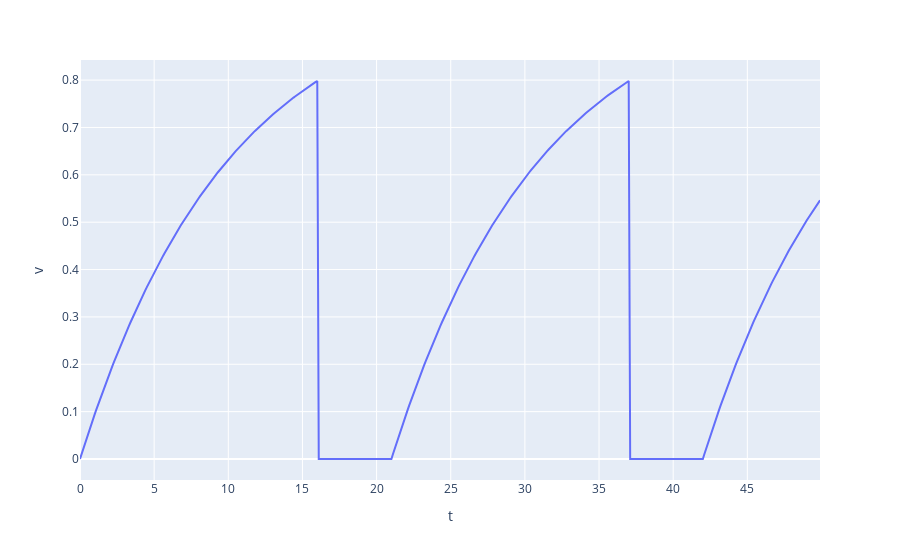

The notebook cell saved with this chart:
### Code cell
start_scope()

tau = 10*ms
#eqs0 = '''dv/dt = I_leak / Cm : volt
#                       I_leak = g_L*(E_L - v) : amp'''

#G0 = NeuronGroup(1, eqs0, threshold='v>0.8', reset='v = 0', refractory=5*ms, method='exact')


eqs = '''
dv/dt = (1-v)/tau : 1 (unless refractory)
'''

G = NeuronGroup(1, eqs, threshold='v>0.8', reset='v = 0', refractory=5*ms, method='exact')

statemon = StateMonitor(G, 'v', record=0)
spikemon = SpikeMonitor(G)

run(50*ms)

plot(statemon.t/ms, statemon.v[0])
df = pd.DataFrame({'v':statemon.v[0],'t':statemon.t/ms})

#df = px.data.gapminder().query("country=='Canada'")
fig = px.line(df, x="t", y="v")
fig.show()

for t in spikemon.t:
    axvline(t/ms, ls='--', c='C1', lw=3)
xlabel('Time (ms)')
ylabel('v');

### Figure 1 — Plotly figure (JSON) as saved in the notebook; plotly's stock layout.template omitted (floating-point values rounded to 4 significant figures; data arrays with more than 128 entries replaced by an {"elided": "..."} marker saying what was removed)
{"data": [{"hoverlabel": {"namelength": 0}, "hovertemplate": "t=%{x}<br>v=%{y}", "legendgroup": "", "line": {"color": "#636efa", "dash": "solid"}, "mode": "lines", "name": "", "showlegend": false, "type": "scatter", "x": {"elided": "500 float values"}, "xaxis": "x", "y": {"elided": "500 float values"}, "yaxis": "y"}], "layout": {"legend": {"tracegroupgap": 0}, "margin": {"t": 60}, "xaxis": {"anchor": "y", "domain": [0, 1], "title": {"text": "t"}}, "yaxis": {"anchor": "x", "domain": [0, 1], "title": {"text": "v"}}}}
